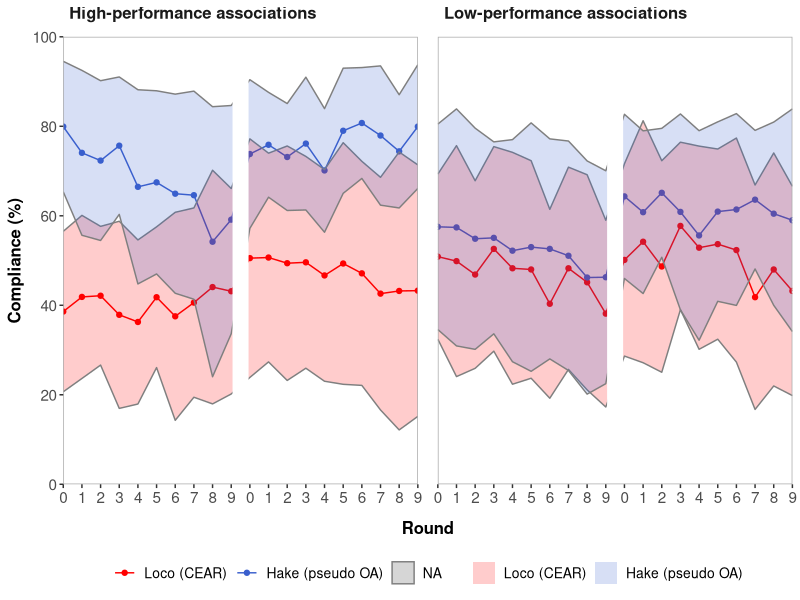
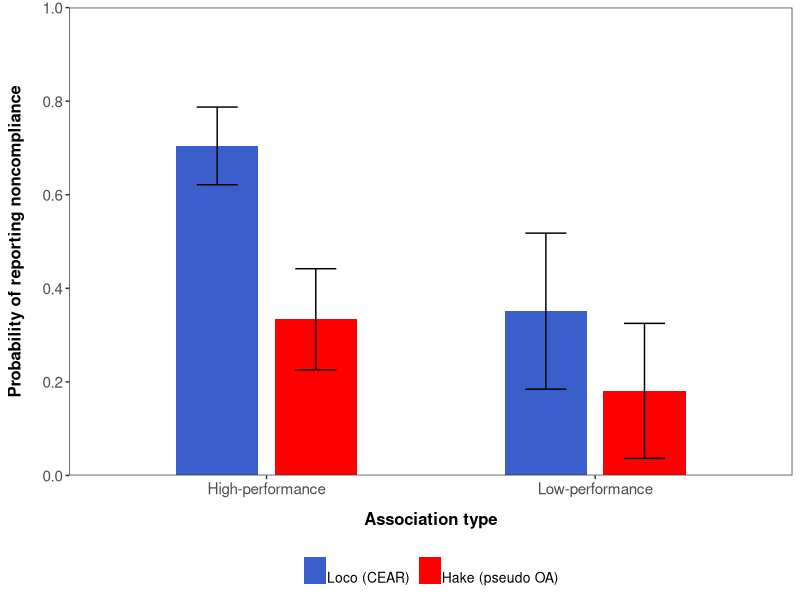

Generate these figures, in order, with R:
## ---- chunk 1
knitr::opts_chunk$set(echo = TRUE)
library(plyr)
library(here)
library(tidyverse)
library(foreign)

## ---- chunk 2

DB <- read_csv(here('Data/DB_fishers_experiment.csv'), col_names = T) 


# Generating variables

DB <- DB %>% 
  mutate(compliance = ((50 - overextraction) * 100)/50, # individual percent of compliance in each round
         round_adj = ifelse(round >= 11, round - 11, round - 1), # adjusting rounds for linear models 
         stage = ifelse(round < 11 , 1, 2), # generating dicotomic variable for stage
         frame = ifelse(framing ==1, 'Loco', 'Hake'), # generating character variable for frame
         frame = factor(frame, levels = c('Hake', 'Loco')), # sorting names of frames
         Loco = ifelse(framing ==1, 1, 0),  # generating dummy variable for frame loco
         Hake = ifelse(framing ==2, 1, 0), # generating dummy variable for frame hake
         performance_name = ifelse(performance == 1, 'High performance', 'Low performance')) 

DB_group <- DB %>% 
  group_by(group_id, frame, round, performance) %>% 
  summarize(mean_group_compliance = mean(compliance)) %>%  
  ungroup() %>% 
  group_by(performance, frame, round) %>% 
  summarise(mean_compliance = mean(mean_group_compliance), error = qnorm(0.975)*sd(mean_group_compliance)/sqrt(length(mean_group_compliance)), std.error = sd(mean_group_compliance)/sqrt(length(mean_group_compliance))) %>% 
  ungroup() %>% 
  mutate(ci_low = mean_compliance - error, 
         ci_high = mean_compliance + error,
         association = ifelse(performance == 1, 'High-performance associations', 'Low-performance associations')) 


## ---- chunk 3

#pdf(file = "Figure_1.pdf",   
#    width = 6.5, 
#    height = 4.5)

plot_compliance <- ggplot(DB_group, aes(x= round, y=mean_compliance)) + 
  geom_point(aes(col = frame), size = 1.5) +
  geom_line(aes(col=frame))+
  #geom_errorbar(aes(ymin=mean_compliance - std.error, ymax= mean_compliance + std.error, col = frame)) +
  geom_ribbon(aes(ymin=mean_compliance - error, ymax= mean_compliance + error, col = NA, fill = frame), alpha = .2) +
  scale_color_manual(values = c("red1", "royalblue3"), labels = c("Loco (CEAR)", "Hake (pseudo OA)"))+
  scale_fill_manual(values = c("red1", "royalblue3"), labels = c("Loco (CEAR)", "Hake (pseudo OA)"))+
  theme_bw() + 
  xlab(expression(bold("Round"))) +
  ylab(expression(bold("Compliance (%)")))+
  scale_x_continuous(expand = c(0,0), breaks=c(seq(1,20,1)), labels = c(seq(0,9,1), seq(0,9,1)))+
  scale_y_continuous(limits = c(0,100), breaks = c(seq(0,100,20)), expand = c(0,0))+
  geom_vline(xintercept=10.5, size=5.4, col= 'white')+
  facet_wrap(~association, strip.position = "top")+
  theme(legend.position="bottom", legend.title=element_blank(), legend.text =    element_text(size=10), panel.grid = element_blank(), plot.title = element_text(hjust = 0.5), panel.grid.major = element_blank(), panel.grid.minor = element_blank())+
  theme(panel.grid.major = element_blank(),
        panel.grid.minor = element_blank(),
        strip.background = element_blank(),
        strip.text = element_text(size= 12, face = "bold", hjust = 0, vjust = 3),
        panel.border = element_rect(colour = "dark grey"), 
        panel.spacing.x=unit(1, "lines"), 
        axis.title.x = element_text(margin = margin(t = 10, r = 0, b = 0, l = 0)), 
        axis.title = element_text(size = 12), 
        axis.text = element_text(size = 11))

plot_compliance

#dev.off()

## ---- chunk 4

# generating data frame for probability of report 

DB_report <- DB %>% 
  filter(overext_observed > 0 & observer==1) %>% # only observers (i.e. inspectors) who observed overharvest above zero had the opportunity to report
  group_by(framing, performance, group_id) %>% 
  summarise(
    report_oportunities = n(),
    report_counts= sum(report)) %>% 
  ungroup() %>% 
    mutate(probability = (report_counts)/report_oportunities) %>% 
  group_by(framing, performance) %>% 
  summarise(mean_prob= mean(probability), error = qnorm(0.975)*sd(probability)/sqrt(length(probability))) %>% 
  mutate(ci_low = mean_prob, ci_low = mean_prob - error, ci_up= mean_prob + error)

#pdf(file = "Figure_2.pdf",   
#    width = 4.2, 
#    height = 5.5)

# Plot report
plot_report <- ggplot(DB_report, aes(x=as.factor(performance), y=mean_prob, fill=as.factor(framing))) + 
  geom_bar(stat='identity', width=0.5, position=position_dodge(0.6))+
  geom_errorbar(aes(x=as.factor(performance), ymin = ci_low, ymax= ci_up), width=0.25, position=position_dodge(0.6), size = 0.5)+
  scale_fill_manual(values = c("royalblue3", "red1"), labels = c("Loco (CEAR)", "Hake (pseudo OA)"))+
  xlab(expression(bold("Association type")))+
  ylab(expression(bold("Probability of reporting noncompliance")))+
  scale_y_continuous(expand = c(0, 0), limits=c(0,1), breaks=seq(0,1, by=0.2))+
  scale_x_discrete(labels=c("1" = "High-performance", "2" = "Low-performance"))+ 
  theme_bw()+
  theme(legend.position="bottom", legend.title=element_blank(), legend.text = element_text(size=10, margin = margin(t= 10, r= 0, b =0, l =0)), 
        panel.grid = element_blank(), 
        strip.text = element_text(size=11), 
        axis.title = element_text(size = 12), 
        axis.text = element_text(size = 11), 
        axis.title.y = element_text(margin = margin(t = 0, r = 10, b = 0, l = 0)), 
        axis.title.x = element_text(margin = margin(t = 10, r = 0, b = 0, l = 0)))

plot_report

#dev.off()
